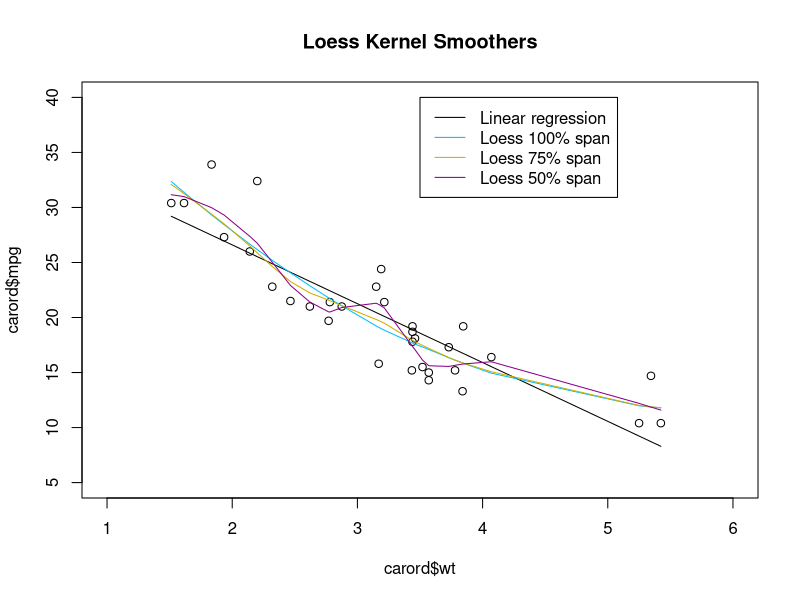
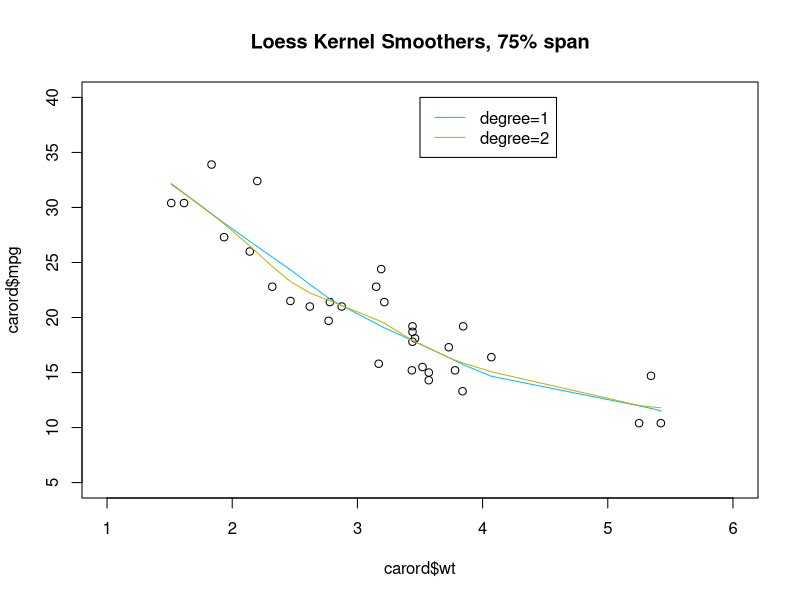
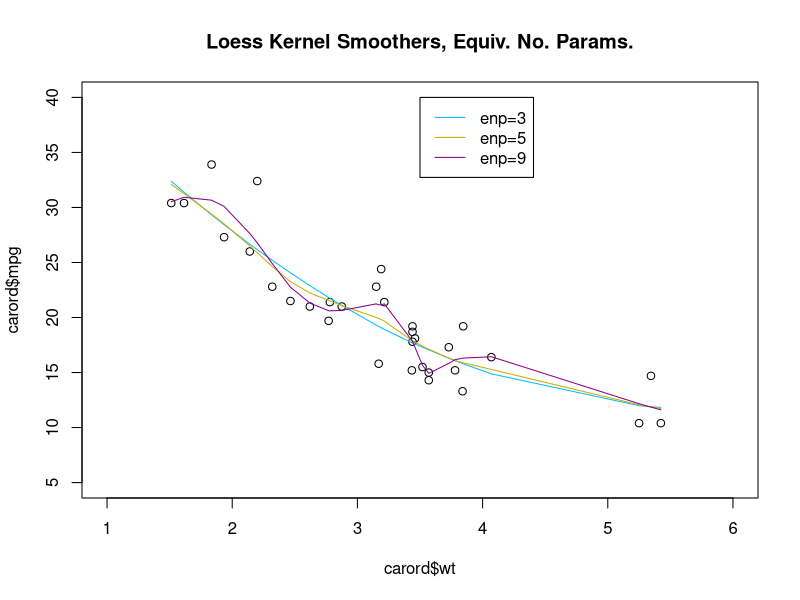
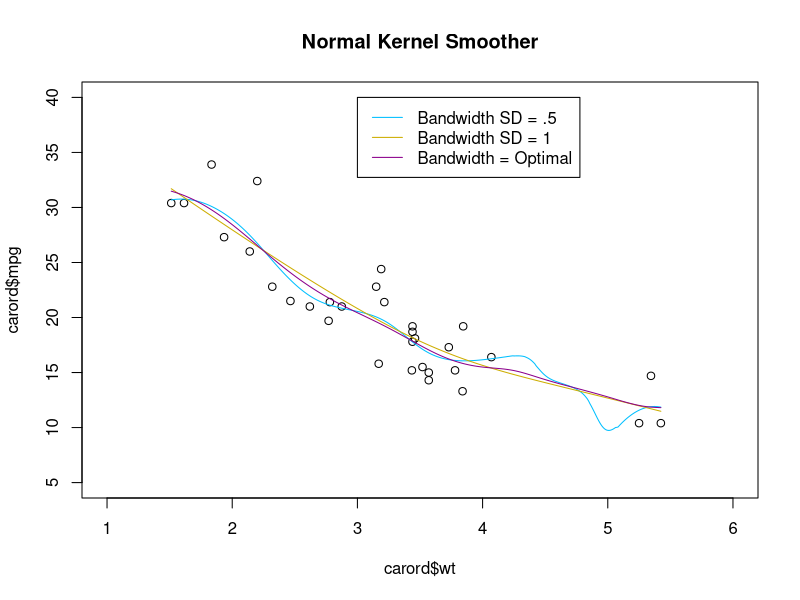

These figures' R source, in order:
#############################################################################
# Fitting various univariate spline methods
#############################################################################

carord <- mtcars[order(mtcars$wt),]

# Plot data and add linear regression
win.graph(h=7,w=6)
plot(x=carord$wt,y=carord$mpg, main="Loess Kernel Smoothers",
     xlim=c(1,6), ylim=c(5,40))
legend(x=3.5, y=40, legend=c("Linear regression", "Loess 100% span", 
                             "Loess 75% span", "Loess 50% span"), 
       lty="solid", col=colors()[c(24,121,145,84)])

# Add linear reg to plot
linreg <- lm(data=carord, mpg ~ wt)
summary(linreg)
lines(x=carord$wt, y=predict(linreg, newdata=carord), col=colors()[24])

# Now use Kernel Smoothers.  Start with LOESS.
#  Uses loess{stats}.  Default degree=2, span=.75, Tri-cube kernel
#Use all the data (span=proportion of data used in window)
lo.100 <- loess(data=carord, mpg ~ wt, span=1)
summary(lo.100)
lines(x=carord$wt, y=predict(lo.100, newdata=carord), col=colors()[121])

# 75% span = default  DF spline
lo.75 <- loess(data=carord, mpg ~ wt)
summary(lo.75)
lines(x=carord$wt, y=predict(lo.75, newdata=carord), col=colors()[145])

# 50% span = default  DF spline
lo.50 <- loess(data=carord, mpg ~ wt, span=.50)
summary(lo.50)
lines(x=carord$wt, y=predict(lo.50, newdata=carord), col=colors()[84])

#############################################################################
# Repeat with different polynomial degrees and the default 75% span.
# Plot data 
win.graph(h=7,w=6)
plot(x=carord$wt,y=carord$mpg, main="Loess Kernel Smoothers, 75% span",
     xlim=c(1,6), ylim=c(5,40))
legend(x=3.5, y=40, legend=c("degree=1", "degree=2"), 
       lty="solid", col=colors()[c(121,145)])

# Degree 1 local polynomial
lo.d1 <- loess(data=carord, mpg ~ wt, degree=1)
summary(lo.d1)
lines(x=carord$wt, y=predict(lo.d1, newdata=carord), col=colors()[121])

# Degree 2 local polynomial
lo.d2 <- loess(data=carord, mpg ~ wt, degree=2)
summary(lo.d2)
lines(x=carord$wt, y=predict(lo.d2, newdata=carord), col=colors()[145])

#############################################################################
# Alternative specification of equivalent number of parameters
# Plot data 
win.graph(h=7,w=6)
plot(x=carord$wt,y=carord$mpg, main="Loess Kernel Smoothers, Equiv. No. Params.",
     xlim=c(1,6), ylim=c(5,40))
legend(x=3.5, y=40, legend=c("enp=3", "enp=5", "enp=9"), 
       lty="solid", col=colors()[c(121,145,84)])

# Equivalent number of parameters=3
lo.enp3 <- loess(data=carord, mpg ~ wt, enp.target=3)
summary(lo.enp3)
lines(x=carord$wt, y=predict(lo.enp3, newdata=carord), col=colors()[121])

# Equivalent number of parameters=5
lo.enp5 <- loess(data=carord, mpg ~ wt, enp.target=5)
summary(lo.enp5)
lines(x=carord$wt, y=predict(lo.enp5, newdata=carord), col=colors()[145])

# Equivalent number of parameters=9
lo.enp9 <- loess(data=carord, mpg ~ wt, enp.target=9)
summary(lo.enp9)
lines(x=carord$wt, y=predict(lo.enp9, newdata=carord), col=colors()[84])


#############################################################################
# Repeat using Normal kernel via locpoly{KernSmooth}
#############################################################################
win.graph(h=7,w=6)
plot(x=carord$wt,y=carord$mpg,  main="Normal Kernel Smoother",
 xlim=c(1,6), ylim=c(5,40))
legend(x=3, y=40, legend=c("Bandwidth SD = .5", 
                           "Bandwidth SD = 1", "Bandwidth = Optimal"), 
       lty="solid", col=colors()[c(121,145,84)])
     
library(KernSmooth)
# bandwidth=variance of kernel.
#
lp.1.5 <- locpoly(x=carord$wt, y=carord$mpg, bandwidth=.25, degree=1)
lines(lp.1.5, col=colors()[121])

lp.1.1 <- locpoly(x=carord$wt, y=carord$mpg, bandwidth=1, degree=1)
lines(lp.1.1, col=colors()[145])

# "Optimal" selection of bandwith 
lambda = dpill(x=carord$wt, y=carord$mpg)
lambda
lp.1.opt <- locpoly(x=carord$wt, y=carord$mpg, bandwidth=lambda, degree=1)
lines(lp.1.opt, col=colors()[84])
